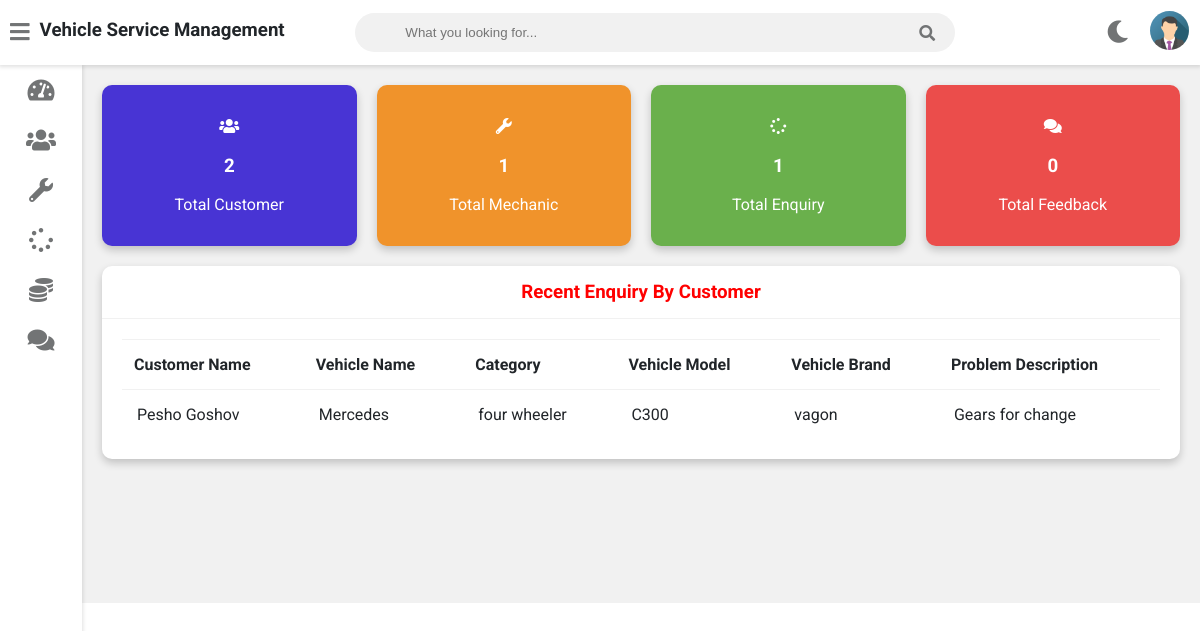
Before: /admin-dashboard (signed in) with the older database file.
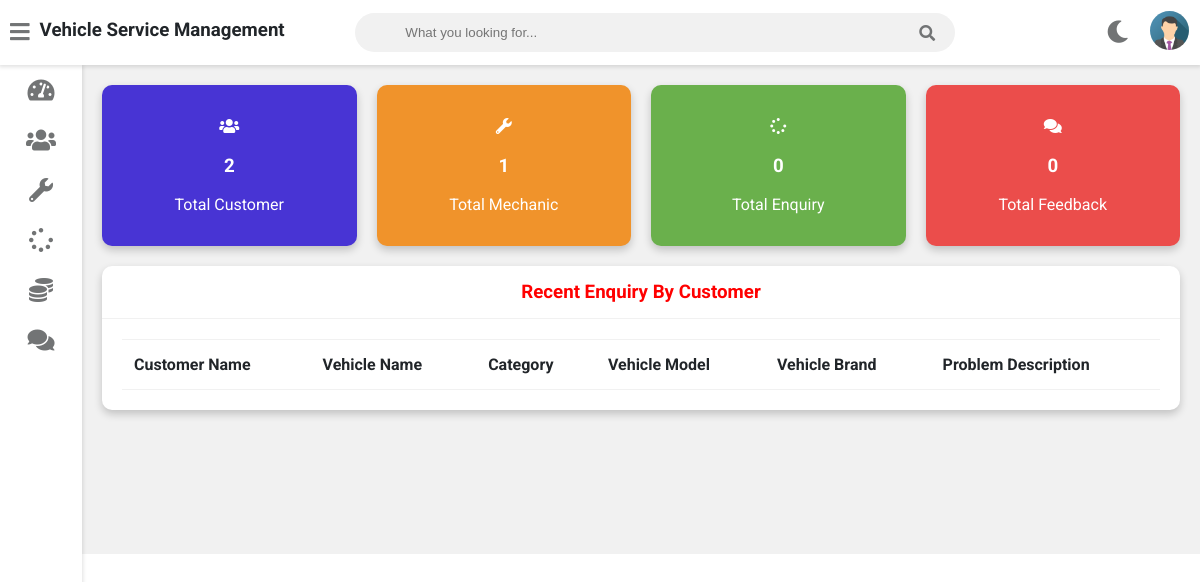
After: the same page with the newer database file.
### Vehicle_service/admin_user/models.py (models this page shows, shortened)
class Customer(models.Model):
    user = models.OneToOneField(User, on_delete=models.CASCADE)
    profile_pic = models.ImageField(upload_to='profile_pic/CustomerProfilePic/', null=True, blank=True)
    address = models.CharField(max_length=40)
    mobile = models.CharField(max_length=20, null=False)
    @property
    def get_name(self):
        return self.user.first_name + " " + self.user.last_name

class Request(models.Model):
    cat = (('two wheeler with gear', 'two wheeler with gear'), ('two wheeler without gear', 'two wheeler without gear'),
           ('three wheeler', 'three wheeler'), ('four wheeler', 'four wheeler'))
    category = models.CharField(max_length=50, choices=cat)
    vehicle_no = models.PositiveIntegerField(null=False)
    vehicle_name = models.CharField(max_length=40, null=False)
    vehicle_model = models.CharField(max_length=40, null=False)
    vehicle_brand = models.CharField(max_length=40, null=False)
    problem_description = models.CharField(max_length=500, null=False)
    date = models.DateField(auto_now=True)
    cost = models.PositiveIntegerField(null=True)
    customer = models.ForeignKey('Customer', on_delete=models.CASCADE, null=True)
    mechanic = models.ForeignKey('Mechanic', on_delete=models.CASCADE, null=True)
    stat = (
        ('Pending', 'Pending'), ('Approved', 'Approved'), ('Repairing', 'Repairing'),
        ('Repairing Done', 'Repairing Done'),
        ('Released', 'Released'))
    status = models.CharField(max_length=50, choices=stat, default='Pending', null=True)

### Vehicle_service/admin_user/views.py (the view)
# urls.py: path('admin-dashboard', views.admin_dashboard_view, name='admin-dashboard'),
@login_required(login_url='adminlogin')
def admin_dashboard_view(request):
    enquiry = models.Request.objects.all().order_by('-id')
    customers = []
    for enq in enquiry:
        customer = models.Customer.objects.get(id=enq.customer_id)
        customers.append(customer)
    dict = {
        'total_customer': models.Customer.objects.all().count(),
        'total_mechanic': models.Mechanic.objects.all().count(),
        'total_request': models.Request.objects.all().count(),
        'total_feedback': models.Feedback.objects.all().count(),
        'data': zip(customers, enquiry),
    }
    return render(request, 'vehicle/../../templates/admin/admin_dashboard.html', context=dict)

### templates/admin/admin_dashboard.html
{% extends 'admin/adminbase.html' %}
{% load static %}
{% block content %}
    <div class="wrapper">
        <div class="row">
            <div class="col-3 col-m-6 col-sm-6">
                <div class="counter bg-primary">
                    <p>
                        <i class="fas fa-users"></i>
                    </p>
                    <h3>{{ total_customer }}</h3>
                    <p>Total Customer</p>
                </div>
            </div>
            <div class="col-3 col-m-6 col-sm-6">
                <div class="counter bg-warning">
                    <p>
                        <i class="fas fa-hat-cowboy"></i>
                    </p>
                    <h3>{{ total_mechanic }}</h3>
                    <p>Total Mechanic</p>
                </div>
            </div>
            <div class="col-3 col-m-6 col-sm-6">
                <div class="counter bg-success">
                    <p>
                        <i class="fas fa-spinner"></i>
                    </p>
                    <h3>{{ total_request }}</h3>
                    <p>Total Enquiry</p>
                </div>
            </div>
            <div class="col-3 col-m-6 col-sm-6">
                <div class="counter bg-danger">
                    <p>
                        <i class="fas fa-comments"></i>
                    </p>
                    <h3>{{ total_feedback }}</h3>
                    <p>Total Feedback</p>
                </div>
            </div>
        </div>
        <div class="row">
            <div class="col-12 col-m-12 col-sm-12">
                <div class="card">
                    <div class="card-header">
                        <h3 style="color:red; text-align:center">Recent Enquiry By Customer
                        </h3>
                    </div>
                    <div class="card-content">
                        <table>
                            <thead>
                            <tr>
                                <th>Customer Name</th>
                                <th>Vehicle Name</th>
                                <th>Category</th>
                                <th>Vehicle Model</th>
                                <th>Vehicle Brand</th>
                                <th>Problem Description</th>
                            </tr>
                            </thead>
                            <tbody>
                            {% for c,r in data %}
                                <tr>
                                    <td> {{ c.get_name }}</td>
                                    <td> {{ r.vehicle_name }}</td>
                                    <td>{{ r.category }}</td>
                                    <td>{{ r.vehicle_model }}</td>
                                    <td>{{ r.vehicle_brand }}</td>
                                    <td>{{ r.problem_description }}</td>
                                </tr>
                            {% endfor %}
                            </tbody>
                        </table>
                    </div>
                </div>
            </div>
        </div>
        <br><br><br><br><br><br>
    </div>
{% endblock content %}

### templates/admin/adminbase.html (shortened to what this page needs)
<!DOCTYPE html>
{% load static %}
<html>
<head>
	<link rel="stylesheet" type="text/css" href="https://cdnjs.cloudflare.com/ajax/libs/Chart.js/2.9.3/Chart.min.css">
	<link rel="stylesheet" type="text/css" href="{% static "fontawesome-free/css/all.min.css" %}">
	<link rel="stylesheet" type="text/css" href="{% static "style.css" %}">
</head>
<body class="overlay-scrollbar">
	<div class="navbar">
		<ul class="navbar-nav">
			<li class="nav-item">
				<a class="nav-link">
					<i class="fas fa-bars" onclick="collapseSidebar()"></i>
				</a>
			</li>
			<li class="nav-item">
				<h3>Vehicle Service Management</h3>
			</li>
		</ul>
		<form class="navbar-search">
			<input type="text" name="Search" class="navbar-search-input" placeholder="What you looking for...">
			<i class="fas fa-search"></i>
		</form>
		<ul class="navbar-nav nav-right">
			<li class="nav-item mode">
				<a class="nav-link" href="#" onclick="switchTheme()">
					<i class="fas fa-moon dark-icon"></i>
				</a>
			</li>
			<li class="nav-item avt-wrapper">
				<div class="avt dropdown">
					<img src="{% static "images/admin.png" %} " alt="User image" class="dropdown-toggle" data-toggle="user-menu">
				</div>
			</li>
		</ul>
	</div>
	<div class="sidebar">
		<ul class="sidebar-nav">
			<li class="sidebar-nav-item">
				<a href="/admin-dashboard" class="sidebar-nav-link">
					<div>
						<i class="fas fa-tachometer-alt"></i>
					</div>
				</a>
			</li>
			<li class="sidebar-nav-item">
				<a href="/admin-customer" class="sidebar-nav-link">
					<div>
						<i class="fas fa-users"></i>
					</div>
				</a>
			</li>
			<li  class="sidebar-nav-item">
				<a href="/admin-mechanic" class="sidebar-nav-link">
					<div>
					<i class="fas fa-hat-cowboy"></i>
					</div>
				</a>
			</li>
			<li  class="sidebar-nav-item">
				<a href="/admin-request" class="sidebar-nav-link">
					<div>
						<i class="fas fa-spinner"></i>
					</div>
				</a>
			</li>
			<li  class="sidebar-nav-item">
				<a href="/admin-report" class="sidebar-nav-link">
					<div>
						<i class="fas fa-coins"></i>
					</div>
				</a>
			</li>
			<li  class="sidebar-nav-item">
				<a href="/admin-feedback" class="sidebar-nav-link">
					<div>
					<i class="fas fa-comments"></i>
					</div>
				</a>
			</li>
		</ul>
	</div>
<div>
	<div class="content">
		{% block content %}
		{% endblock content %}
	</div>
</div>
</body>
</html>

Changed rows visible on the page:
removed Customer: get_name "Pesho Goshov", vehicle_name "Mercedes", category "four wheeler", vehicle_model "C300", vehicle_brand "vagon", problem_description "Gears for change"
Other visible differences:
{{ total_request }}: "1" → "0"
